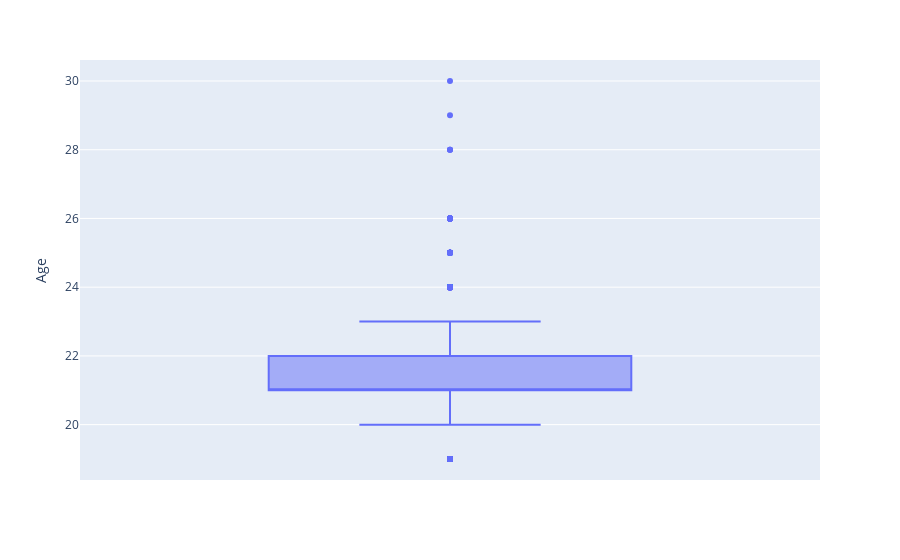

Write notebook code for a chart like this one.
### Code cell
figure = px.box(dataframe, y='Age')  
figure.show()

### Figure 1 — Plotly figure (JSON) as saved in the notebook; plotly's stock layout.template omitted (floating-point values rounded to 4 significant figures; data arrays with more than 128 entries replaced by an {"elided": "..."} marker saying what was removed)
{"data": [{"alignmentgroup": "True", "hovertemplate": "Age=%{y}<extra></extra>", "legendgroup": "", "marker": {"color": "#636efa"}, "name": "", "notched": false, "offsetgroup": "", "orientation": "v", "showlegend": false, "type": "box", "x0": " ", "xaxis": "x", "y": {"elided": "2966 int values"}, "y0": " ", "yaxis": "y"}], "layout": {"boxmode": "group", "legend": {"tracegroupgap": 0}, "margin": {"t": 60}, "xaxis": {"anchor": "y", "domain": [0, 1]}, "yaxis": {"anchor": "x", "domain": [0, 1], "title": {"text": "Age"}}}}
